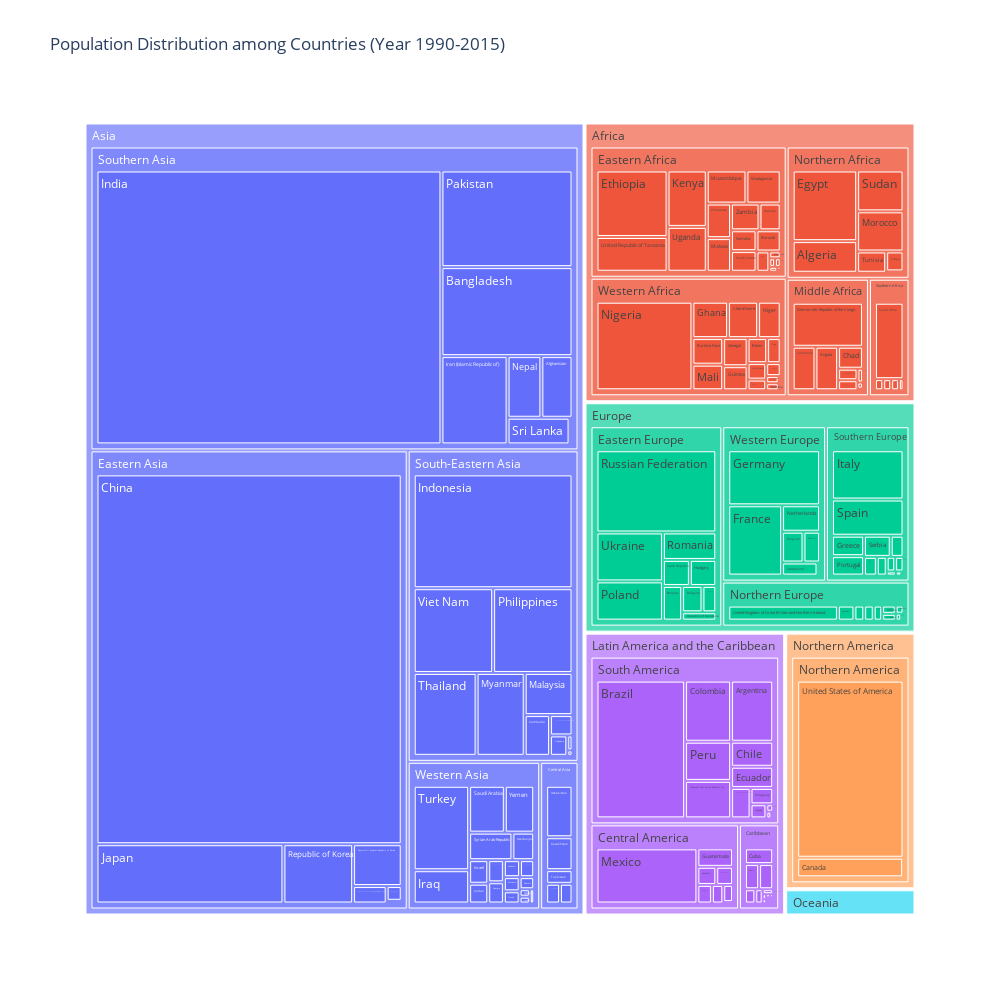

The notebook cell saved with this chart:
### Code cell
### Creating a new df for mosiac plot
# Keeping data for both sexes only to avoid redundancy
Data = Data_Final_1[Data_Final_1['Sex'] == 'Both_Sexes']
# Selecting relevant variables
Mosaic_DF = Data.loc[:, ['Country or area', 'Major area', 'Region','Total_Population_Value']]
# Converting KPI variable to float
Mosaic_DF['Total_Population_Value'] = Mosaic_DF['Total_Population_Value'].fillna(0).astype(float)

# Calling libraries
import plotly.express as px
import pandas as pd

# Creating Treemap
fig = px.treemap(Mosaic_DF, path=['Major area', 'Region', 'Country or area'], 
                 values= 'Total_Population_Value', height= 1000, width= 1000, 
                title = "Population Distribution among Countries (Year 1990-2015)")
# Calling Treemap to display
fig.show()

### Figure 1 — Plotly figure (JSON) as saved in the notebook; plotly's stock layout.template omitted (floating-point values rounded to 4 significant figures; data arrays with more than 128 entries replaced by an {"elided": "..."} marker saying what was removed)
{"data": [{"branchvalues": "total", "domain": {"x": [0, 1], "y": [0, 1]}, "hovertemplate": "labels=%{label}<br>Total_Population_Value=%{value}<br>parent=%{parent}<br>id=%{id}<extra></extra>", "ids": {"elided": "260 str values"}, "labels": {"elided": "260 str values"}, "name": "", "parents": {"elided": "260 str values"}, "type": "treemap", "values": {"elided": "260 float values"}}], "layout": {"height": 1000, "legend": {"tracegroupgap": 0}, "title": {"text": "Population Distribution among Countries (Year 1990-2015)"}, "width": 1000}}
